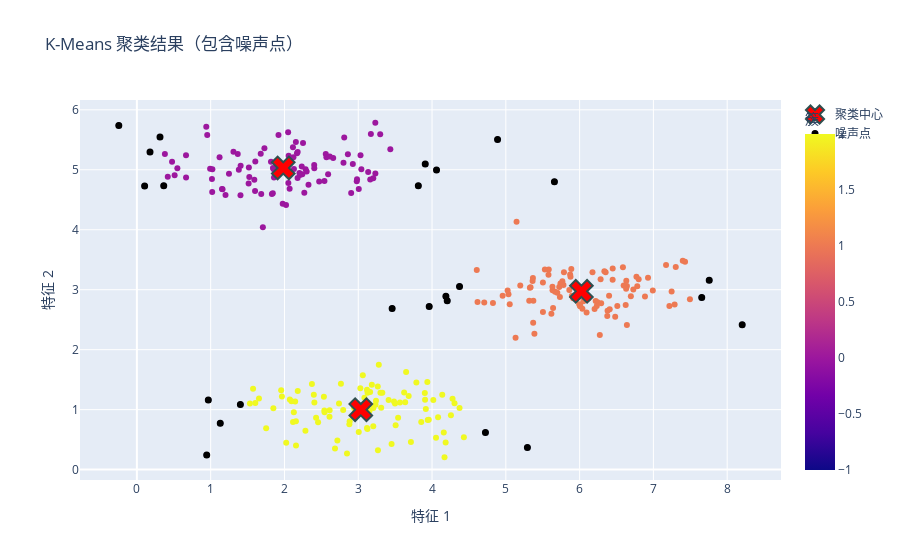

This figure's notebook cell:
### Markdown cell above
## 聚类结果

### Code cell
# 数据标准化
scaler = StandardScaler()  
scaled_data = scaler.fit_transform(np.array(list(zip(data["X1"], data["X2"]))))  # X1和X2列组合成二维数组，标准化

kmeans_manual = KMeans(n_clusters=3, random_state=42)  
kmeans_manual.fit(scaled_data)  

labels = kmeans_manual.labels  
centroids = kmeans_manual.centroids  

data["Cluster"] = labels  # 新的列"Cluster"

fig = px.scatter( 
    data,  
    x="X1",  
    y="X2",  
    color="Cluster",  
    title="K-Means 聚类结果（包含噪声点）",  
    labels={"X1": "特征 1", "X2": "特征 2", "Cluster": "簇"},  
)

centroids_original = scaler.inverse_transform(centroids)  
fig.add_scatter(  
    x=centroids_original[:, 0],  
    y=centroids_original[:, 1],  
    mode="markers",  
    marker=dict(  
        size=20,  
        color="red",  
        symbol="x",  
        line=dict(width=2, color="DarkSlateGrey"),  
    ),
    name="聚类中心",  
)

noise_data = data[data["Cluster"] == -1]  
if not noise_data.empty:  
    fig.add_scatter(  
        x=noise_data["X1"],  
        y=noise_data["X2"],  
        mode="markers",  
        marker=dict(  
            size=5,  
            color="black",  
            line=dict(width=2, color="black"),  
        ),
        name="噪声点",  # 图例名称
    )

fig.show()

### Figure 1 — Plotly figure (JSON) as saved in the notebook; plotly's stock layout.template omitted (floating-point values rounded to 4 significant figures; data arrays with more than 128 entries replaced by an {"elided": "..."} marker saying what was removed)
{"data": [{"hovertemplate": "特征 1=%{x}<br>特征 2=%{y}<br>簇=%{marker.color}<extra></extra>", "legendgroup": "", "marker": {"color": {"elided": "300 int values"}, "coloraxis": "coloraxis", "symbol": "circle"}, "mode": "markers", "name": "", "orientation": "v", "showlegend": false, "x": {"elided": "300 float values"}, "xaxis": "x", "y": {"elided": "300 float values"}, "yaxis": "y", "type": "scatter"}, {"marker": {"color": "red", "line": {"color": "DarkSlateGrey", "width": 2}, "size": 20, "symbol": "x"}, "mode": "markers", "name": "聚类中心", "x": [1.984, 6.024, 3.035], "y": [5.03, 2.973, 0.9985], "type": "scatter"}, {"marker": {"color": "black", "line": {"color": "black", "width": 2}, "size": 5}, "mode": "markers", "name": "噪声点", "x": [5.659, 4.061, 3.814, 0.1051, -0.2451, 0.3639, 0.3132, 4.888, 0.1778, 3.908, 1.403, 4.724, 0.9679, 1.13, 5.292, 0.9462, 7.757, 3.962, 4.206, 7.655, 3.459, 8.203, 4.188, 4.372], "y": [4.8, 4.995, 4.735, 4.729, 5.74, 4.733, 5.547, 5.507, 5.298, 5.095, 1.087, 0.6204, 1.162, 0.7709, 0.3687, 0.2452, 3.156, 2.72, 2.816, 2.871, 2.685, 2.417, 2.893, 3.055], "type": "scatter"}], "layout": {"xaxis": {"anchor": "y", "domain": [0.0, 1.0], "title": {"text": "特征 1"}}, "yaxis": {"anchor": "x", "domain": [0.0, 1.0], "title": {"text": "特征 2"}}, "coloraxis": {"colorbar": {"title": {"text": "簇"}}, "colorscale": [[0.0, "#0d0887"], [0.1111, "#46039f"], [0.2222, "#7201a8"], [0.3333, "#9c179e"], [0.4444, "#bd3786"], [0.5556, "#d8576b"], [0.6667, "#ed7953"], [0.7778, "#fb9f3a"], [0.8889, "#fdca26"], [1.0, "#f0f921"]]}, "legend": {"tracegroupgap": 0}, "title": {"text": "K-Means 聚类结果（包含噪声点）"}}}
